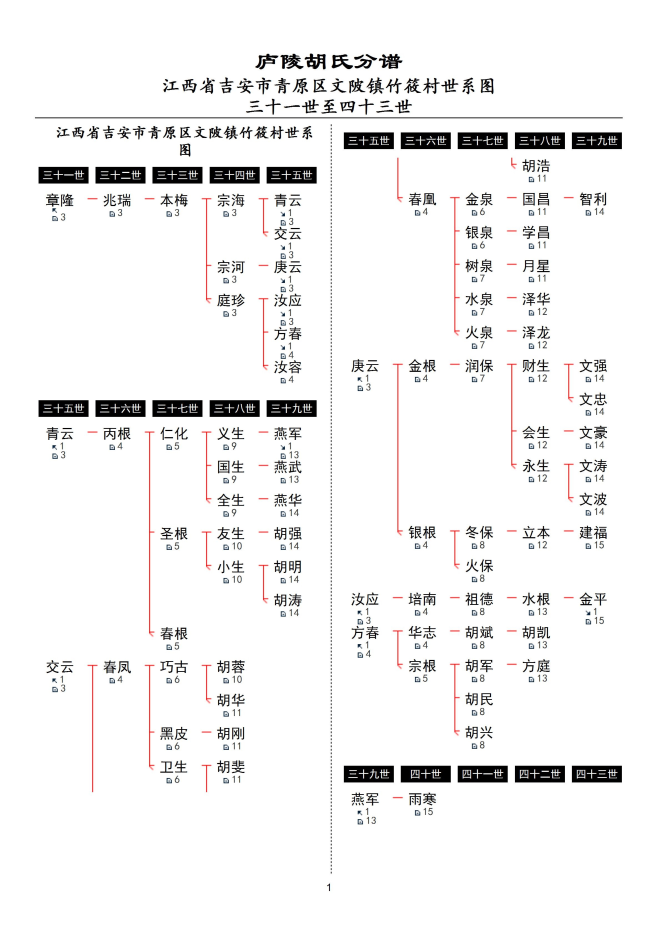
#> input picture 族谱数字化/family/0.jpg, 3308 x 4679 px (shown at 1/5 size); its folder holds only this picture in this run
$ python -i pdf_pretreat.py   (imports and definitions only)
#> lines starting #> are read from the running program, lines starting #| are printed output that depends on the picture; after the words box and inside, x2 and y2 are one past the last pixel; in counts of white or black regions, pixels touching at a corner belong together
# env python3
# -*- coding: utf-8 -*-
"""
Created on Fri Sep 6 18:41:32 2022

@author: rey
"""

import cv2
import os
import numpy as np
import random
import sys
import pytesseract
from PIL import Image

# 长宽比大于此值，则判定为不是完整汉字,则扩大范围
MAX_CHAR_RATIO = 1.5

# 长宽比大于此值，则判定为线
MIN_LINE_RATIO = 1.5

# 文字的半宽度
AVERATE_HALF_LENTH = 27


def NMS(boxes, overlapThresh):
    """
    boxes: boxes为一个m*n的矩阵，m为bbox的个数，n的前4列为每个bbox的坐标，
           格式为（x1,y1,x2,y2），有时会有第5列，该列为每一类的置信
    overlapThresh: 最大允许重叠率
    """
    # if there are no boxes, return an empty list
    if len(boxes) == 0:
        return []

    # if the bounding boxes are integers, convert them to floats

    # this is important since we'll be doing a bunch of divisions
    if boxes.dtype.kind == "i":
        boxes = boxes.astype("float")

    # initialize the list of picked indexes
    pick = []

    # grab the coordinates of all bounding boxes respectively
    x1 = boxes[:, 0]  # startX
    y1 = boxes[:, 1]  # startY
    x2 = boxes[:, 2]  # endX
    y2 = boxes[:, 3]  # endY
    # probs = boxes[:,4]

    # compute the area of the bounding boxes and sort the bboxes
    # by the bottom y-coordinate of the bboxes by ascending order
    # and grab the indexes of the sorted coordinates of bboxes
    area = (x2 - x1 + 1) * (y2 - y1 + 1)
    idxs = np.argsort(y2)

    # if probabilities are provided, sort by them instead
    # idxs = np.argsort(probs)

    # keep looping while some indexes still remain in the idxs list
    while len(idxs) > 0:
        # grab the last index in the idxs list (the bottom-right box)
        # and add the index value to the list of picked indexes
        last = len(idxs) - 1
        i = idxs[last]
        pick.append(i)

        # find the largest coordinates for the start of the bbox
        # and the smallest coordinates for the end of the bbox
        # in the rest of bounding boxes.
        xx1 = np.maximum(x1[i], x1[idxs[:last]])
        yy1 = np.maximum(y1[i], y1[idxs[:last]])
        xx2 = np.minimum(x2[i], x2[idxs[:last]])
        yy2 = np.minimum(y2[i], y2[idxs[:last]])

        # the width and height of the bounding box
        w = np.maximum(0, xx2 - xx1 + 1)
        h = np.maximum(0, yy2 - yy1 + 1)
        # the ratio of overlap in the bounding box
        overlap = (w * h) / area[idxs[:last]]

        # delete all indexes from the index list that overlap is larger than overlapThresh
        idxs = np.delete(idxs, np.concatenate(([last], np.where(overlap > overlapThresh)[0])))

    # return only the bounding boxes that were picked using the
    # integer data type
    return boxes[pick].astype("int")


def random_color():
    def random_num():
        return random.randint(0, 255)

    return 255, 255, 255


def draw_rectangle(image, region, color):
    cv2.rectangle(image, (region[0], region[1]), (region[2], region[3]),
                  color, 2)


def horizontal_projection(binary_image: np.array,
                          trim: bool = False) -> np.array:
    result = np.zeros_like(binary_image)
    min_count = binary_image.shape[1]
    for i, row in enumerate(binary_image):
        nonzero_count = row[row != 0].size
        result[i, -nonzero_count:] = 255
        min_count = min(min_count, nonzero_count)
    if trim:
        result = result[:, :-min_count]
    return result


def vertical_projection(binary_image: np.array, trim: bool = False) -> np.array:
    result = np.zeros_like(binary_image)
    min_count = binary_image.shape[0]
    for i in range(binary_image.shape[1]):
        column = binary_image[:, i]
        nonzero_count = column[column != 0].size
        result[-nonzero_count:, i] = 255
        min_count = min(min_count, nonzero_count)
    if trim:
        result = result[:-min_count, :]
    return result


def merge_part(coordinate):
    for i in range(len(coordinate)):
        for j in range(len(coordinate)):
            if i != j:
                x1, y1, x2, y2 = coordinate[i]
                cent1_x = (x1 + x2) / 2
                cent1_y = (y1 + y2) / 2
                u1, v1, u2, v2 = coordinate[j]
                cent2_x = (u1 + u2) / 2
                cent2_y = (v1 + v2) / 2

                cent_dist = max(abs(cent1_x - cent2_x) / 2, abs(cent2_y - cent1_y) / 2)

                if cent_dist < AVERATE_HALF_LENTH:
                    coordinate[j] = [min(x1, u1), min(y1, v1), max(u2, x2), max(v2, y2)]


def merge_name(coordinate):
    for i in range(len(coordinate)):
        for j in range(len(coordinate)):
            if i != j:
                x1, y1, x2, y2 = coordinate[i]
                u1, v1, u2, v2 = coordinate[j]

                cent1_x = (x1 + x2) / 2
                cent1_y = (y1 + y2) / 2
                cent2_x = (u1 + u2) / 2
                cent2_y = (v1 + v2) / 2

                cent_dist = abs(cent1_x - cent2_x) / 2

                cent_dist = max(abs(cent1_x - cent2_x) / 2, abs(cent2_y - cent1_y) / 2)

                if cent_dist < 2.2 * AVERATE_HALF_LENTH:
                    coordinate[j] = [min(x1, u1), min(y1, v1), max(u2, x2), max(v2, y2)]


def reject_line(coordinate):
    for i in range(len(coordinate)):
        x1, y1, x2, y2 = coordinate[i]
        side_x = abs(x2 - x1)
        side_y = abs(y2 - y1)
        large_side = side_x if side_x > side_y else side_y
        small_side = side_x if side_x < side_y else side_y

        if large_side == 0 or small_side == 0:
            continue
        ratio = large_side / small_side

        if ratio > MAX_CHAR_RATIO:
            coordinate[i] = [0, 0, 0, 0]


def reject_small_regions(coordinate):
    for i in range(len(coordinate)):
        x1, y1, x2, y2 = coordinate[i]
        side_x = abs(x2 - x1)
        side_y = abs(y2 - y1)

        area = side_x * side_y

        if area < 4700:  # 估计值，需要随时改变
            coordinate[i] = [0, 0, 0, 0]


def cut_title(bimg, img):
    _ = list(np.count_nonzero(bimg, axis=1))
    black = [bimg.shape[1] - i for i in _]
    result = img[black.index(max(black)) + 5:, :]
    return result


def vertical_cut(vt, img):
    _ = list(np.count_nonzero(vt, axis=0))

    black = [vt.shape[0] - i for i in _]

    l = img[:, :round(0.5 * vt.shape[1])]
    r = img[:, round(0.5 * vt.shape[1]):]

    # l = img[:,:black.index(max(black))]
    # r = img[:,abs(vt.shape[1] - black.index(max(black))):]

    img_list = [l, r]
    result = np.concatenate(img_list, axis=0)
    return result


def horizontal_cut(hr, img):
    _ = list(np.count_nonzero(hr, axis=1))
    black_value = [hr.shape[1] - i for i in _]
    queue = []
    delete_zone = []
    criteria = 900

    for i in range(len(black_value)):
        if black_value[i] > criteria:
            queue.append(i)
            if len(queue) > 8:
                delete_zone.append(min(queue))
                queue.clear()
            if len(queue) < 8 and black_value[i] <= criteria:
                queue.clear()

    for i in delete_zone.copy():
        for j in range(i - 10, i + 20):
            delete_zone.append(j)

    result = np.delete(img, delete_zone, axis=0)
    result = result[80:-100, :]

    return result


def clude_name(img_path: object) -> object:
    # img_path = sys.argv[1]
    # 原图导入

#> called with img_path = '../family/0.jpg'
    img = cv2.imread(img_path)
#> img is the input picture: shape (4679, 3308, 3); mean B, G, R 241.5, 241.5, 242.1
    gray_img = cv2.cvtColor(img, cv2.COLOR_BGR2GRAY)
    _, bin_img = cv2.threshold(gray_img, 0, 255, cv2.THRESH_BINARY | cv2.THRESH_OTSU)
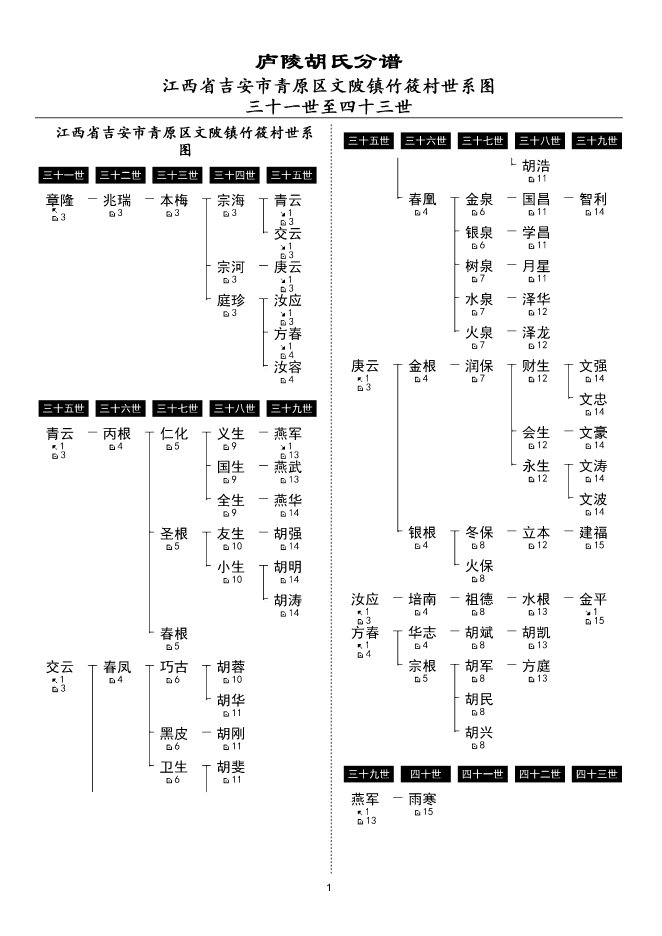
#> bin_img: shape (4679, 3308) (shown at 1/5 size); 94.7% white; 1227 black regions (69 under 20 px), largest, box (x1, y1, x2, y2) and area: (193, 834, 443, 918) 19019, (2575, 662, 2825, 746) 18904, (762, 834, 1012, 918) 18852

    # 原图水平投影
    hp = horizontal_projection(bin_img)
#> after the loop in horizontal_projection, `for i, row in enumerate(binary_image):`:
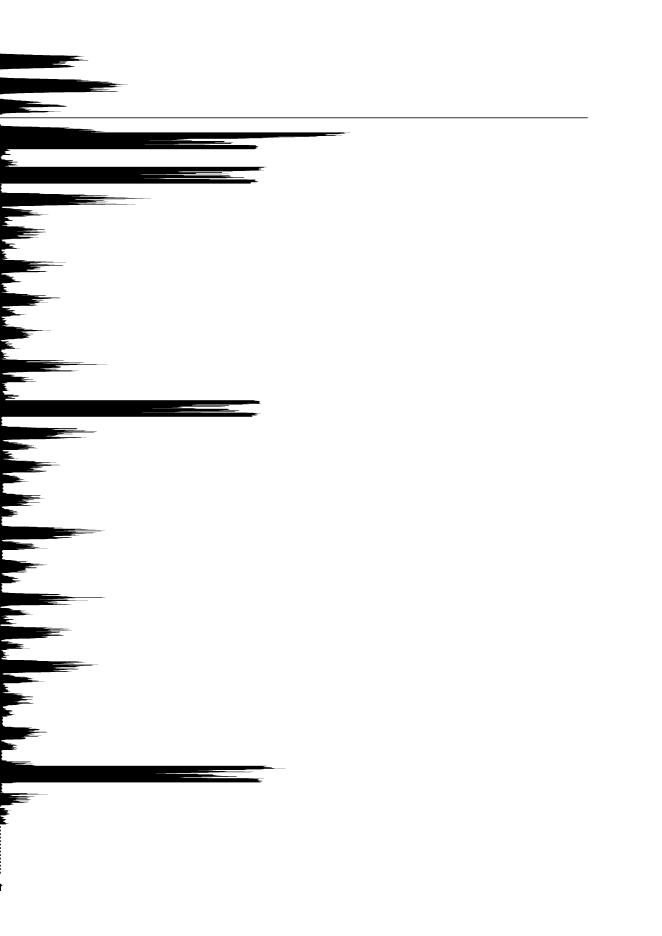
#> result: shape (4679, 3308) (shown at 1/5 size); 94.7% white; 22 black regions, largest, box (x1, y1, x2, y2) and area: (0, 622, 1750, 4034) 732658, (0, 387, 641, 472) 35681, (0, 268, 442, 347) 23889

    # 原图基础上裁去标题
    notitle = cut_title(hp, img)
#> in cut_title, `black = [bimg.shape[1] - i for i in _]`: black = 4679 values, max 2939 at index 587, min 0 at index 0, mean 175.1
#> in cut_title, `result = img[black.index(max(black)) + 5:, :]`:
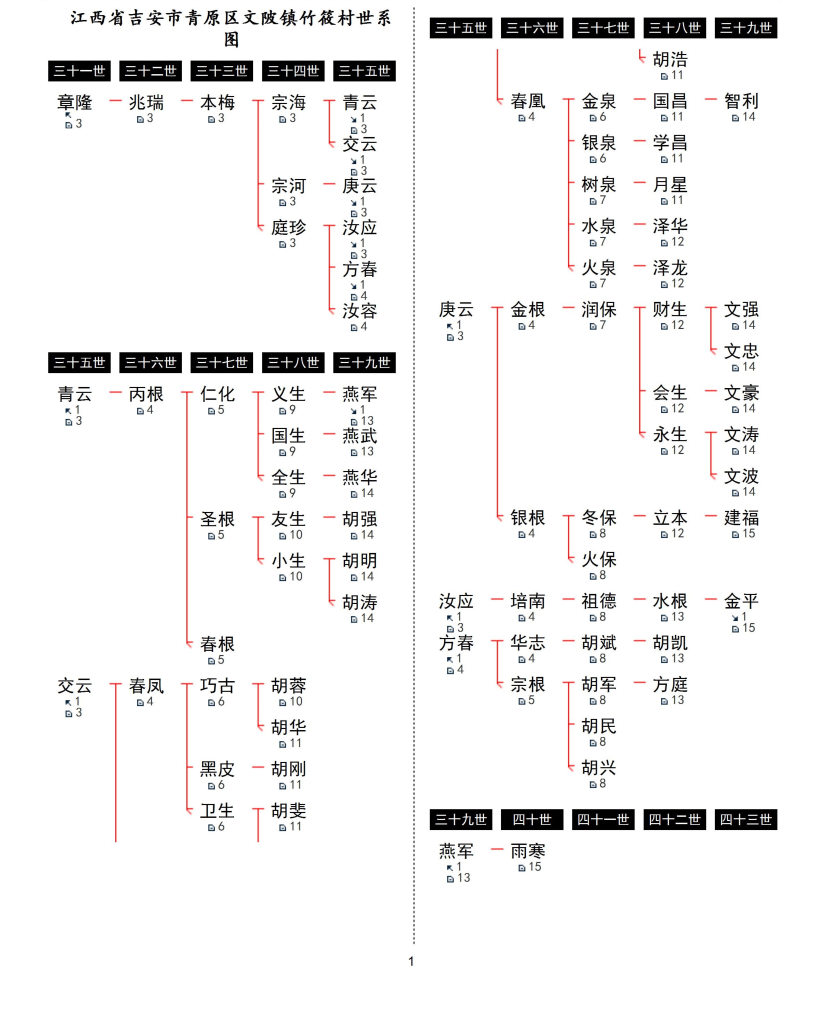
#> result: shape (4087, 3308, 3) (shown at 1/4 size); mean B, G, R 241.1, 241.1, 241.8
    gray_no_title = cv2.cvtColor(notitle, cv2.COLOR_BGR2GRAY)
    _, bin_no_title = cv2.threshold(gray_img, 0, 255, cv2.THRESH_BINARY | cv2.THRESH_OTSU)


    # 无标题原图
    vt_cut = vertical_cut(bin_no_title, notitle)
#> in vertical_cut, `black = [vt.shape[0] - i for i in _]`: black = 3308 values, max 1996 at index 1656, min 0 at index 0, mean 247.7
#> in vertical_cut, `r = img[:, round(0.5 * vt.shape[1]):]`:
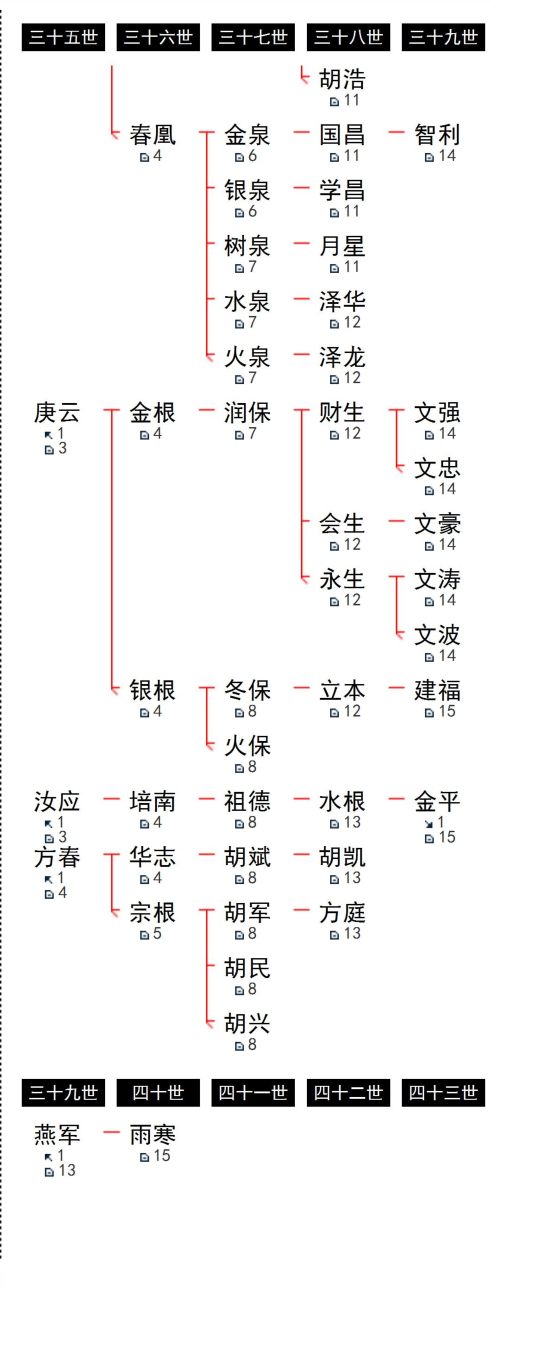
#> r: shape (4087, 1654, 3) (shown at 1/3 size); mean B, G, R 240.9, 240.9, 241.5
    gray_vt_cut = cv2.cvtColor(vt_cut, cv2.COLOR_BGR2GRAY)
    _, bin_vt_cut = cv2.threshold(gray_vt_cut, 0, 255, cv2.THRESH_BINARY | cv2.THRESH_OTSU)
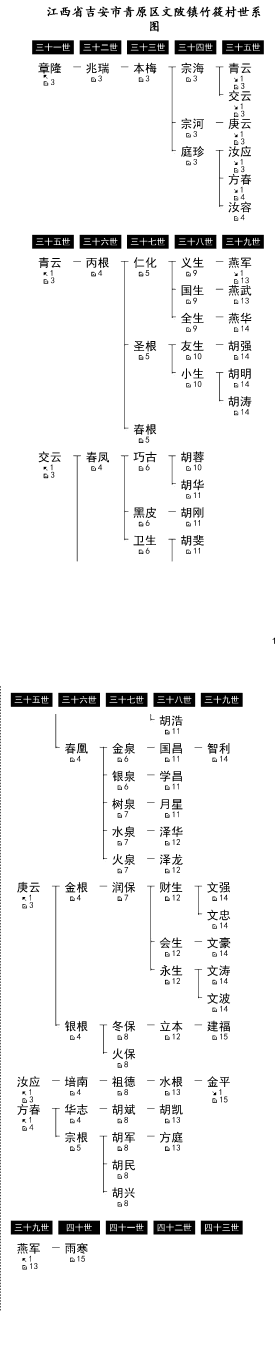
#> bin_vt_cut: shape (8174, 1654) (shown at 1/6 size); 94.6% white; 1164 black regions (69 under 20 px), largest, box (x1, y1, x2, y2) and area: (193, 242, 443, 326) 19019, (921, 4157, 1171, 4241) 18904, (762, 242, 1012, 326) 18852

    # 切除黑框后的原图
    hr_cut = horizontal_cut(bin_vt_cut, vt_cut)
#> in horizontal_cut, `black_value = [hr.shape[1] - i for i in _]`: black_value = 8174 values, max 1255 at index 4158, min 0 at index 0, mean 89.99
#> after the loop in horizontal_cut, `for i in range(len(black_value)):`: delete_zone = 33 values from 242 to 7398; queue = []
#> the loop in horizontal_cut, `for i in delete_zone.copy():` made 33 passes
#> i on passes 1 to 12: 242, 251, 260, 273, 285, 294, 307, 316, 325, 1417, 1426, 1435
#> after the loop in horizontal_cut, `for i in delete_zone.copy():`: delete_zone = 1023 values, max 7417 at index 1022, min 232 at index 33, mean 3237
#> in horizontal_cut, `result = result[80:-100, :]`:
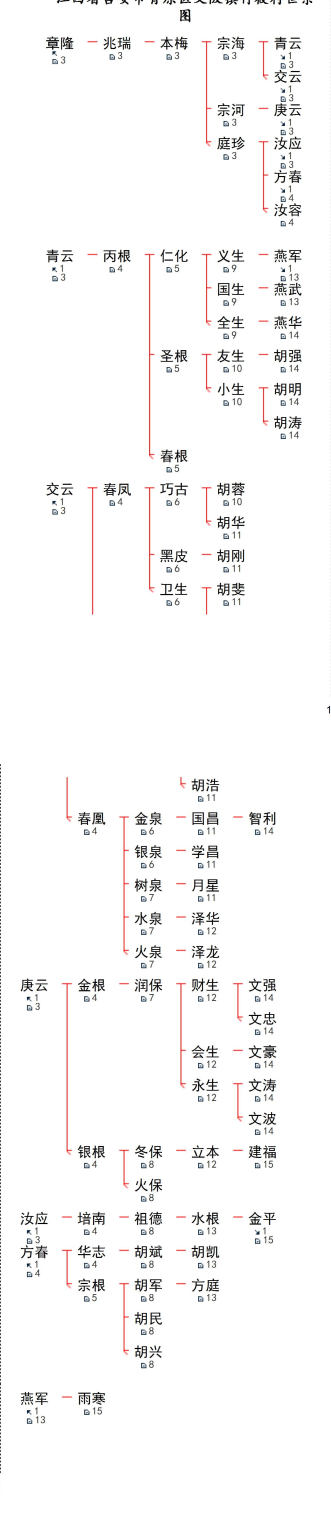
#> result: shape (7576, 1654, 3) (shown at 1/5 size); mean of channels 0, 1, 2 247.9, 247.9, 248.6; drawn as B, G, R
    cv2.imwrite('out/hr_cut.jpg', hr_cut)

    '''
    1.文件创建，得到MSER对象
    '''
    # 读预处理后的文件，拷贝出
    # 备份
    img = cv2.imread(r'out/hr_cut.jpg')
#> img: shape (7576, 1654, 3)
    gray_img = cv2.cvtColor(img, cv2.COLOR_BGR2GRAY)  # 灰度图
#> gray_img: shape (7576, 1654)

    pic_1 = img.copy()
    pic_2 = img.copy()

    # 得到mser对象
    mser = cv2.MSER_create(delta=5, min_area=10, max_variation=0.5)
    regions, boxes = mser.detectRegions(gray_img)
#> regions = 26111 items

    """
    2.NMS过滤
    """
    # 无NMS过滤
    coordinate = []
    for box in boxes:
        x, y, w, h = box
        cv2.rectangle(pic_1, (x, y), (x + w, y + h), (255, 0, 0), 2)
        coordinate.append([x, y, x + w, y + h])
#> this loop made 26111 passes
#> (x, y, w, h) on passes 1 to 3: (232, 194, 62, 12), (232, 194, 63, 12), (248, 194, 5, 5)
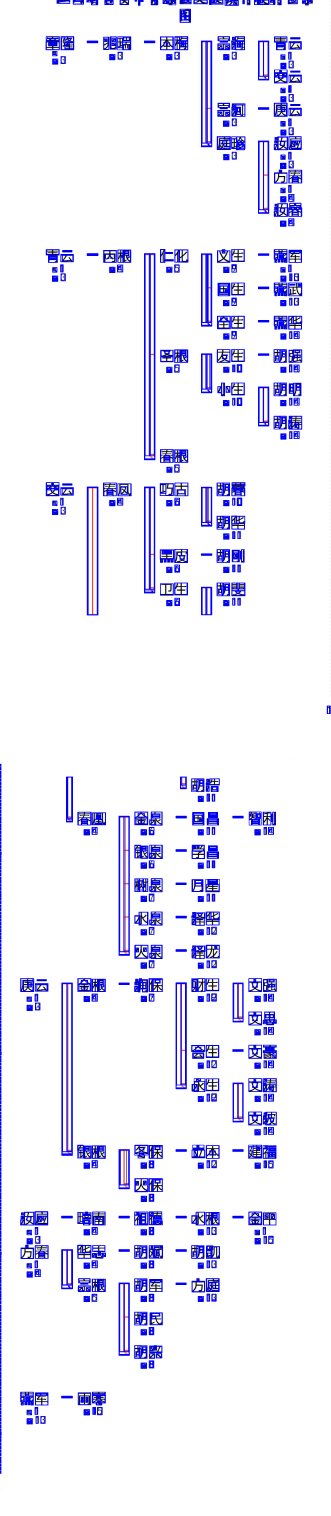
#> pic_1: shape (7576, 1654, 3) (shown at 1/5 size); mean B, G, R 251.4, 235.5, 235.8
#> after the loop, coordinate = 26111 items

    # #经NMS过滤
    picks = NMS(np.array(coordinate), overlapThresh=0.5)
#> the loop in NMS, `while len(idxs) > 0:` made 809 passes
#> (last, i) on passes 1 to 3: (26110, 11230), (26100, 11220), (26091, 21531)
#> after the loop in NMS, `while len(idxs) > 0:`: idxs = empty array; pick = 809 values, max 21576 at index 493, min 26 at index 779, mean 11196.1
#> picks = 809 rows, first 6: [1, 7353, 5, 7367], [1, 7336, 5, 7349], [1, 7318, 5, 7332], [1, 7301, 5, 7314], [1, 7284, 5, 7297], [1, 7266, 5, 7279]

    """
    3.框的细部处理

    """

    # 融合小块
    merge_part(picks)
#> after the loop in merge_part, `for i in range(len(coordinate)):`: coordinate = 809 rows, first 6: [1, 7266, 5, 7367], [1, 7266, 5, 7367], [1, 7266, 5, 7367], [1, 7266, 5, 7367], [1, 7266, 5, 7367], [1, 7266, 5, 7367]
    # 剔除小块
    reject_small_regions(picks)
#> the loop in reject_small_regions, `for i in range(len(coordinate)):` made 809 passes
#> (x1, y1, x2, y2, side_x, side_y, area) on passes 1 to 3: (1, 7266, 5, 7367, 4, 101, 404), (1, 7266, 5, 7367, 4, 101, 404), (1, 7266, 5, 7367, 4, 101, 404)
    # 剔除线
    reject_line(picks)
    # 剔除0坐标
    picks_zerofree = np.delete(picks, np.where(picks == [0, 0, 0, 0]), axis=0)

    # 融合名字
    merge_name(picks_zerofree)
    # 删除重复项
    picks_norepeat = np.unique(picks_zerofree, axis=0)

    for pick in picks_norepeat:
        color = random_color()
        draw_rectangle(pic_2, pick, color)
#> this loop made 46 passes
#> pick on passes 1 to 12: [102, 6060, 188, 6174], [104, 6181, 202, 6386], [134, 4970, 199, 5053], [134, 7036, 226, 7120], [262, 1323, 327, 1407], [262, 2490, 327, 2573], [388, 4892, 487, 4958], [388, 5726, 487, 5842], [388, 6059, 525, 6175], [388, 6227, 526, 6342], [390, 6960, 527, 7075], [392, 6392, 525, 6508]

    cv2.imwrite('out/result.jpg', pic_2)

    globals()['boxes'] = picks_norepeat

    return picks_norepeat


def winnow_names(img, boxes):
    i = 0
    for box in boxes:
        x1, y1, x2, y2 = box
        name = img[y1:y2, x1:x2]
        cv2.imwrite('out/{}.jpg'.format(i), name)
        i = i + 1

>>> result = clude_name('../family/0.jpg')
